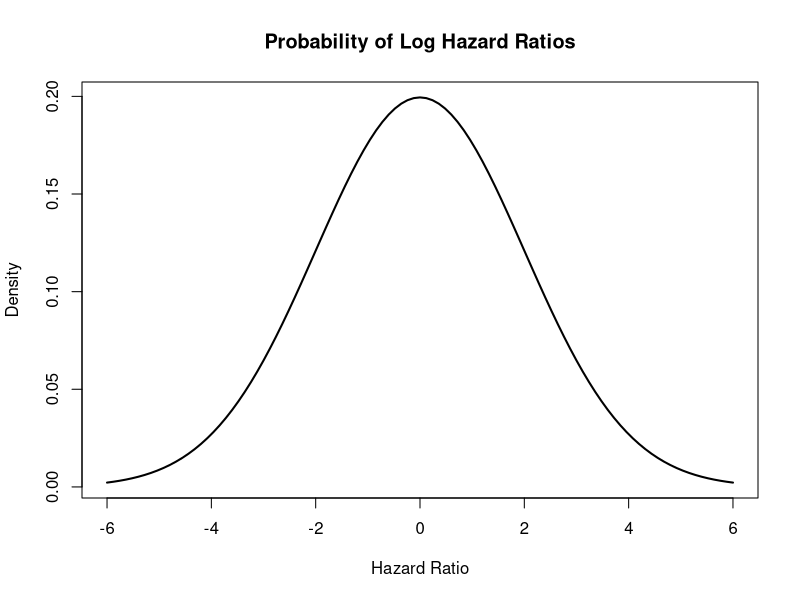
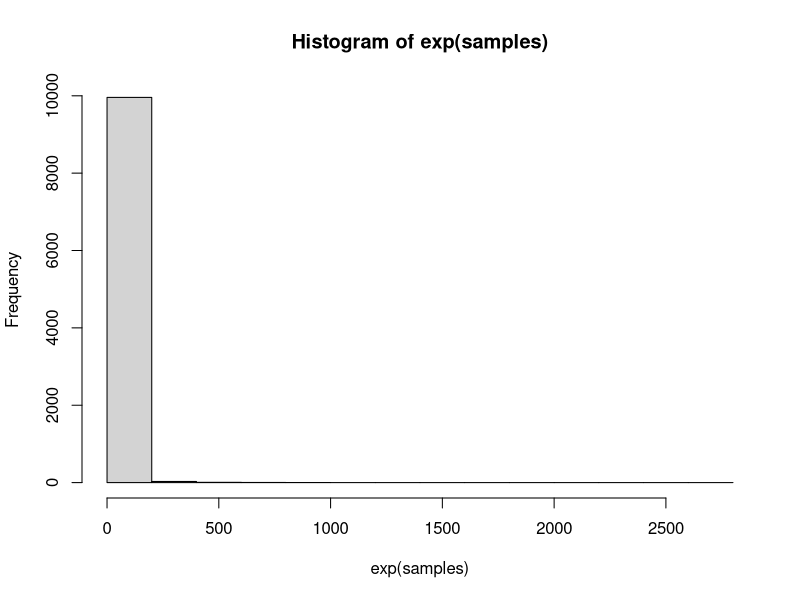
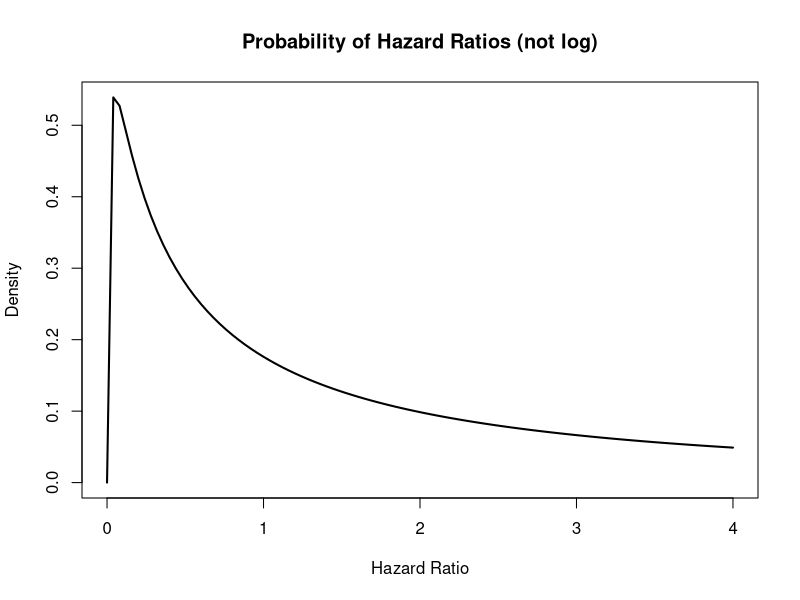
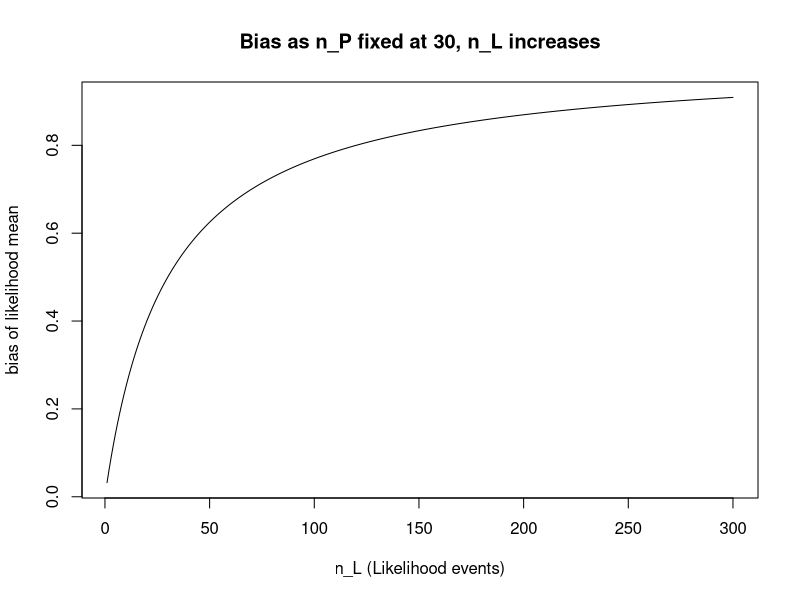
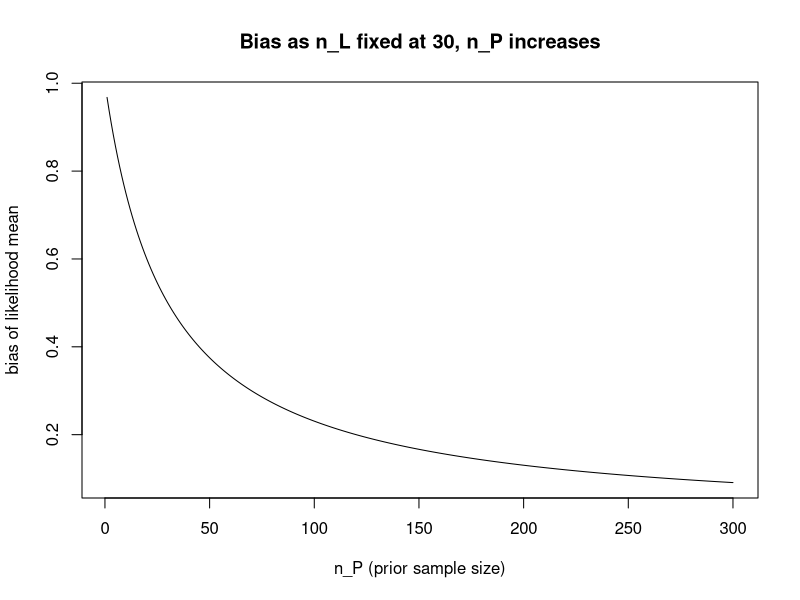
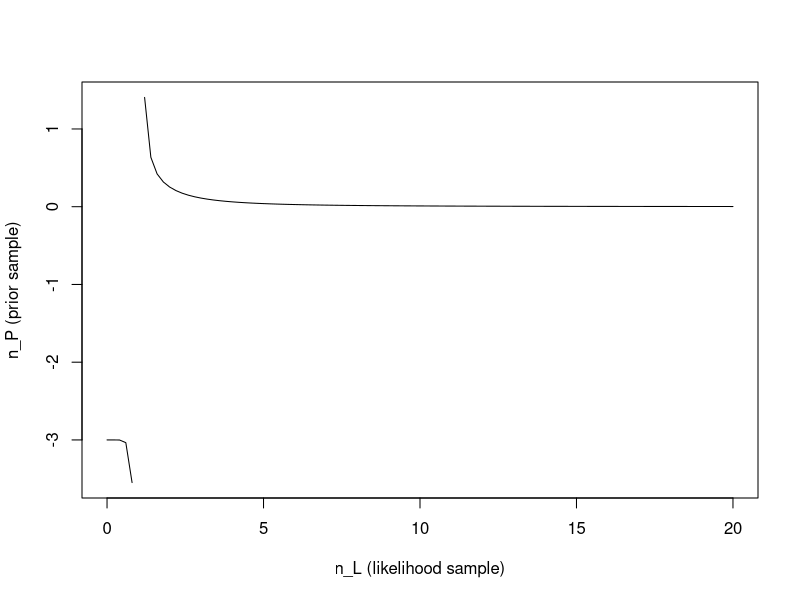

Recreate these plots in R, in order.
## ---- chunk 1

curve(dnorm(x, 0, sd = sqrt(4)), from = -6, to = 6, 
      main = "Probability of Log Hazard Ratios",
      xlab = "Hazard Ratio",
      ylab = "Density",
      lwd = 2)


samples = rnorm(10000, 0, sqrt(4))

hist(exp(samples))

curve(
  dlnorm(x, meanlog  = 1,
         sdlog = sqrt(4)),
  from = 0,
  to = 4,
  main = "Probability of Hazard Ratios (not log)",
  xlab = "Hazard Ratio",
  ylab = "Density",
  lwd = 2
)



## ---- chunk 2
n_P = 30
n_L = seq(1, 300)

bias = n_L / (n_L + n_P)

plot(x = n_L, y = bias,
     type = "l",
     main = "Bias as n_P fixed at 30, n_L increases",
     xlab  = "n_L (Likelihood events)",
     ylab = "bias of likelihood mean")
## ---- chunk 3
n_P = seq(1, 300) 
n_L = 30

bias = n_L / (n_P + n_L)

plot(x = n_P, y = bias,
     type = "l",
     main = "Bias as n_L fixed at 30, n_P increases",
     xlab  = "n_P (prior sample size)",
     ylab = "bias of likelihood mean")
## ---- chunk 4
# a < b
rate_n_P = function(n_L, a, b){
  
  (n_L^a + 3) / (n_L^b - 1)
  
  
}

curve(
  rate_n_P(x, 8, 10), 
  from = 0, 
  to = 20,
  xlab = "n_L (likelihood sample)",
  ylab = "n_P (prior sample)"
)


